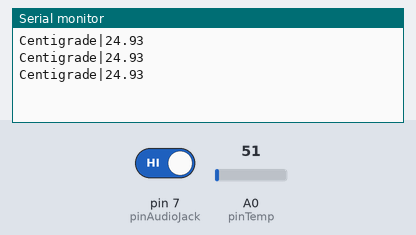
Recording of a sketch running on a simulated Arduino Uno, built with avr-gcc and run on an emulated ATmega328P. On the bench: the last lines printed to the serial monitor. The test bench sets the inputs (shaded band); at power-on: pin 7 (pinAudioJack) HIGH, A0 (pinTemp) = 51.

Above: at 1.2 s.
1.3 s: pin 7 (pinAudioJack) driven LOW
3.2 s: pin 7 (pinAudioJack) driven HIGH
4.8 s: A0 (pinTemp) set to 61
At 5.4 s:
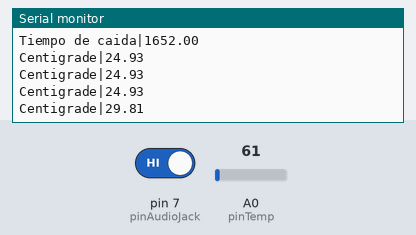
6.3 s: A0 (pinTemp) set to 71
At 6.3 s:
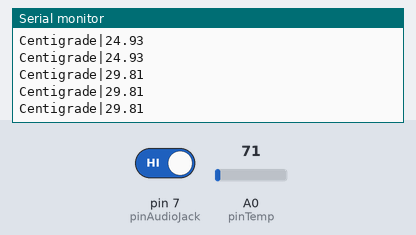
Timing chart, 0 to 8.8 s (numbered marks = the images above; inputs shaded):
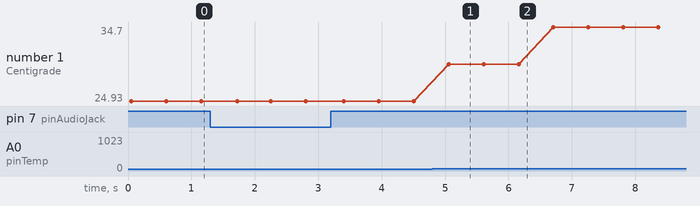

Measured:
- after the input at 4.8 s, the serial monitor: prints a new line after 0.26 s (image 1)
- plotted number 1: 24.93 → 29.81 after the input at 4.8 s, 29.81 → 34.7 after the input at 6.3 s

The sketch:

CODIGO_ARDUINO_FINAL_VER1.ino
```cpp
/*
  ===================================================================================
  $               CODIGO DE ARDUINO PARA EL SISTEMA INTEGRADO PARA                  $
  $               ANALISIS EXPERIMENTAL EN UN LABORATORIO DE FISICA                 $
  $                                                                                 $
  $  Ultima Compilacion: 16-07-2019.                        BOARD: ARDUINO UNO R3   $
  $                                                                                 $
  $                                                                                 $
  $                                                                                 $
  $---------------------------------------------------------------------------------$
  $ (c) Eduardo Toro 2019.                                                          $
  ===================================================================================
*/
#define beta 4090 //el beta del thermistor

float Millis1=0;//Registra el tiempo en milisegundo cuando inicio a contar.
float Millis2=0;//Registra el tiempo en Milisegundo cuando termina de contar.
float Tiempo; //Variable que almacena el tiempo en S.
float LastTime;//Variable que almacena el ultimo tiempo registrado
int pinAudioJack = 7;//Pin D7 donde esta la entrada de
                     //Signal por audioJack

const unsigned char pinTemp = A0;//Pin AO donde esta la entrada de la temperatura
const unsigned char pinTempPasco = A1;//Pin donde se conecta el sensor de pasco

bool WaitConfirm;//Confirma si el mensaje de espera fue envia
int Confirm; //Confirma si la esfera esta en caida libre
bool TimeConfirm;//Confirma que se ingreso al experimento de caida libre
bool MillisConfirm;//Confirma si se obtuvo Millis1
bool ExpConfirm;//Confirma si el experimento fue exitoso o no
bool TempConfirm;//Confirma si se entro al experimento de temperatura
bool TimeComm;//Confirma que se recibio respuesta por parte de JAVA
bool StringComplete;//Confirma que el string recibido por ARDUINO este completo.

float Temp;//Registra la temperatura captada por el Sensor.
String ExpCommand="";//Obtiene un caracter para confirmar si el experimento fue exitoso o no.
                     // "Exitoso" (detenido por usuario programa), "Cancelado"
String InCommand;
int ExpDesicion, TempDesicion = 0;//Obtiene la desicion del experimento
bool One=false;

void setup() {
  // put your setup code here, to run once:
  Serial.begin(9600);//Comienza una comunicacion
                    //por el puerto serial
  while (!Serial){
    ; //espera a que el puerto se connecte.
    }
  //Serial.println("Comunicacion Serial establecida!, esperando comandos");
  pinMode(pinAudioJack, INPUT);//Asigna el pin del audioJack como Input
  pinMode(pinTemp,INPUT);//Asigna el pin analogico como input
  InCommand.reserve(2000);
  Tiempo = 0;//Inicializa tiempo con 0
  LastTime=0;//Inicializa lasttime con 0
  Confirm=0;
  MillisConfirm=0;
  ExpConfirm=false;
  TempConfirm=false;
  TimeConfirm=false;
  TimeComm,WaitConfirm,StringComplete=false;
}//Setup()


void loop() {
  TimeRead();
  TempWrite(2);
}//loop
/*
\] * TimeDecide();
 *
 * Espera a que el programa de Java confirme si el sensor
 * esta conectado.
 */

void TimeDecide(){
  if (WaitConfirm==false){
    Serial.println("WAITING FOR TIME");
    WaitConfirm=true;
  }
   if (TimeComm==true){
        Serial.println("TIMEEXPOK");
        TimeConfirm = true;
   }
}//TimeDecide()


int SerialDecider(){
  int ExpDes=0;
  Serial.println("Bienvenido al sistema ArduPhysics!, Que Experimento Desea Realizar?");
  Serial.println("1. Caida Libre");
  Serial.println("2. Temperatura");
  Serial.println("SELECT EXPERIMENT.");
  while (Serial.available()==0){}//while serial
  ExpDes = Serial.parseInt();
  Serial.println(ExpDes,DEC);
  Serial.flush();
  return ExpDes;
 }//SerialDecider()


/*
 * TimeRead()
 * Lee el tiempo que tarda en caer la pelota de metal desde
 * el sujetador del adaptador, hasta el pad final.
 * El tiempo leido es en Segundo. Los milisegundos no cuentan.
 * Por lo que si tardo 3:30 seg, se contara como 3 seg
*/
void TimeRead(){
   float Timer=0;
      float MillisTest=0;
   Confirm = digitalRead(pinAudioJack);
    delay(50);
    Confirm =digitalRead(pinAudioJack);
   if (Confirm==0 && MillisConfirm==false){
       Millis1=millis();
       MillisConfirm=true;
       Serial.println("COUNTDOWN-START");
    }//if confirm==0
    Confirm =digitalRead(pinAudioJack);
   if (Confirm==1 && MillisConfirm==true){
      MillisConfirm=false;
      Millis2=millis();
     // Serial.println("COUNTDOWN|END");
      ExpConfirm=true;
      Tiempo = (Millis2 - Millis1);
      WriteTime(Tiempo);
    }//else if
}//TimeRead


void WriteTime(float TiempoF){
     Serial.print("Tiempo de caida|");
     Serial.println(TiempoF);
      MillisConfirm=0;
      Millis1, Millis2 = 0;
      Confirm = 1;
      Tiempo = 0;
      ExpConfirm=true;
  delay(50);
 }//WriteTime

/*
 * TempRead()
*/
int TempRead(){
     int TempDesc=0;//Obtiene la opcion de temperatura
     String CommandRead;
     Serial.println("Como quiere mostrar el valor de temperatura?");
     Serial.println("1. Voltaje");
     Serial.println("2. Centigrados");
     Serial.println("3. Frarenheit");
     Serial.println("4. Kelvin");
     Serial.println("Otros. Cancelar Experimento");
     Serial.println("SELECT TEMP TYPE.");
     while(Serial.available()==0){}
     TempDesc=Serial.parseInt();
     delay(50);
     Serial.flush();
     return TempDesc;
  }//TempRead()

/*
   void TempWrite(int)
---------------------------------------------------
   Esta clase envia el tipo de temperatura como un string
   de caracteres por el
*/
void TempWrite(int OPC){
     serialFlush();
     int Lectura = 0;
     float Voltage = 0;
     Lectura = analogRead(pinTemp);
     Voltage = Lectura*(5.0/1023.0);//convierte la lectura a un voltaje de hasta 5v
     if (OPC==1){
        Serial.print("VOLTAGE|");
         Serial.println(Voltage, DEC);
         delay(500);
     }// Mostrar Voltage
     float tempC = Voltage*100;
     float tempF = 1.8*tempC + 32.0;
     float tempK = tempC + 273.15;
    if (OPC==2){
       Serial.print("Centigrade|");
        Serial.println(tempC);
        delay(500);
  }// Mostrar Centigrado
    if (OPC==3){
       Serial.print("Fahrenheit|");
        Serial.println(tempF, DEC);
        delay(500);
     }//Mostrar Fahrenheit
     if (OPC==4){
         Serial.print("Kelvin|");
         Serial.println(tempK,DEC);
         delay(500);
      }//Mostrar Kelvin
  }//TempWrite()


/*
 * SerialEvent
 * El programa entra a esta clase cuando entra una data por el Serial.
 * En este programa se utiliza para verificar si el experimento fue
 * cancelado o terminado por el programa de JAVA.
 *
 * Se ejecuta cada vez que se termina el bucle de Loop()
*/

void serialEvent(){
    while (Serial.available()>0){
         char InChar = (char)Serial.read();
          if (!isSpace(InChar)){
                InCommand=InChar;
       }//if
       if (InChar == '\n') {
          StringComplete = true;
        }//if InChar == \n
    }//while
    if (StringComplete == true){
       if (InCommand.equals("1")==true||InCommand.equals("2")==true){
            WaitConfirm==true;
            ExpCommand = InCommand;
        }//if incommand equals
        else if (InCommand.equals("3")){
             ExpCommand = InCommand;
          }//else if
    }//if StringComplete == true
  }//void serial Event
bool TimeAccept(String Command){
     bool ConfirmMessage=false;
         if (Command.equals("TIMEOK")==true){
             ConfirmMessage = true;
             Serial.println(Command);
             InCommand="";
          }//if
         else{
             ConfirmMessage=false;
          }//else
     return  ConfirmMessage;
  }//bool timeAccept

 bool ExpStopper (String Command){
      bool ConfirmMessage = false;
        if (Command.equals("EXITO")||Command.equals("CANCEL")){
            Serial.println(InCommand);
            ConfirmMessage=true;
            InCommand="";
          }//if
        else {
            ConfirmMessage=false;
        }//else
        return ConfirmMessage;
  }//ExpStopper

  void serialFlush(){
  while(Serial.available() > 0) {
    char t = Serial.read();
  }//while
}//serialFlush();
```
